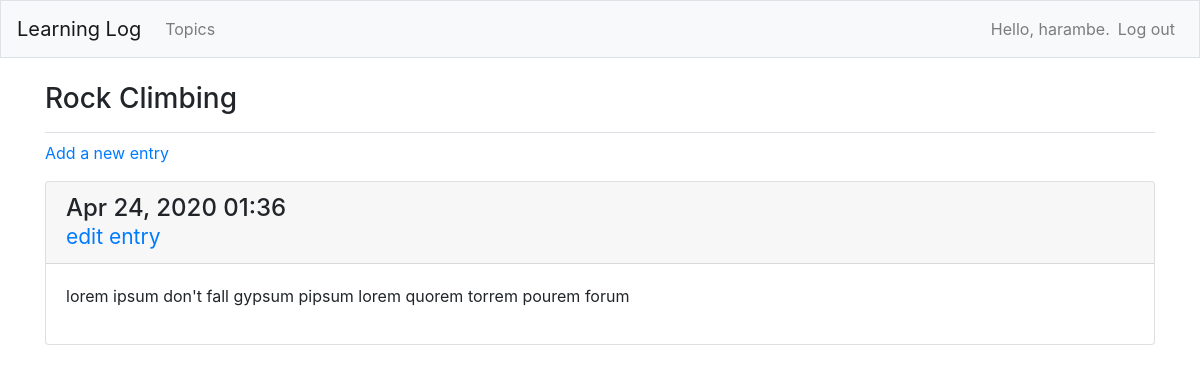
The app's page /topics/2/ (signed in), older data.
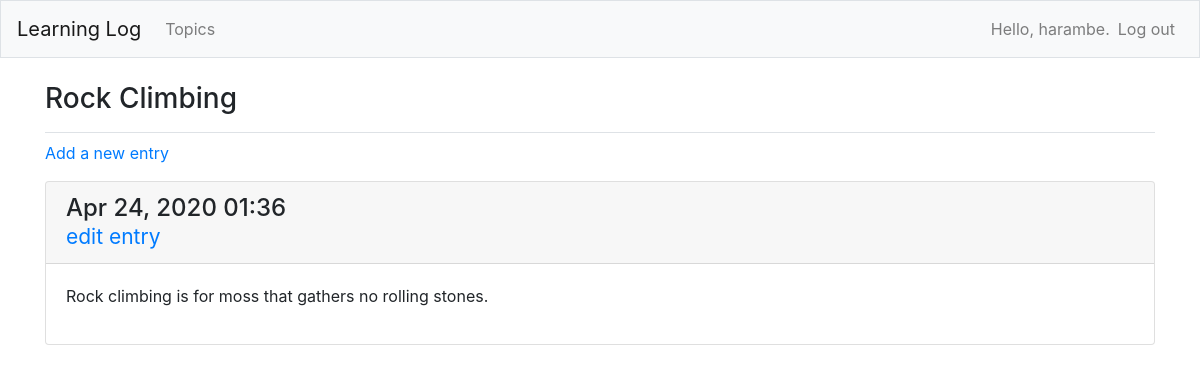
The same page, newer data.
### learning_logs/models.py (models this page shows, shortened)
class Entry(models.Model):
    topic = models.ForeignKey(Topic, on_delete=models.CASCADE)
    text = models.TextField()
    date_added = models.DateTimeField(auto_now_add=True)
    class Meta:
        verbose_name_plural = 'entries'

### learning_logs/views.py (the view)
# urls.py: path('topics/<int:topic_id>/', views.topic, name='topic'),
@login_required
def topic(request, topic_id):
    topic = Topic.objects.get(id=topic_id)
    _check_topic_owner(request, topic)
    entries = topic.entry_set.order_by('-date_added')
    context = {'topic': topic, 'entries': entries}
    return render(request, 'learning_logs/topic.html', context)

### learning_logs/models.py (called while the page is built)
    def __str__(self):
        return self.text

### learning_logs/views.py (called while the page is built)
def _check_topic_owner(request, topic):
    if topic.owner != request.user:
        raise Http404

### learning_logs/templates/learning_logs/topic.html
{% extends 'learning_logs/base.html' %}
{% block page_header %}
<h3>{{ topic }}</h3>
{% endblock page_header %}
{% block content %}
<p>
    <a href="{% url 'learning_logs:new_entry' topic.id %}">Add a new entry</a>
</p>
{% for entry in entries %}
    <div class="card mb-3">
        <h4 class="card-header">
            {{ entry.date_added|date:"M d, Y H:i" }}
            <br>
            <small><a href="{% url 'learning_logs:edit_entry' entry.id %}">edit entry</a></small>
        </h4>
        <div class="card-body">
            {{ entry.text|linebreaks }}
        </div>
    </div>
{% empty %}
    <li>There are no entries for this topic yet.</li>
{% endfor %}
{% endblock content %}

Row changes from the older to the newer data that the page shows:
changed Entry: text "lorem ipsum don't fall gypsum pipsum lorem quorem torrem pourem forum" → "Rock climbing is for moss that gathers no rolling stones."
